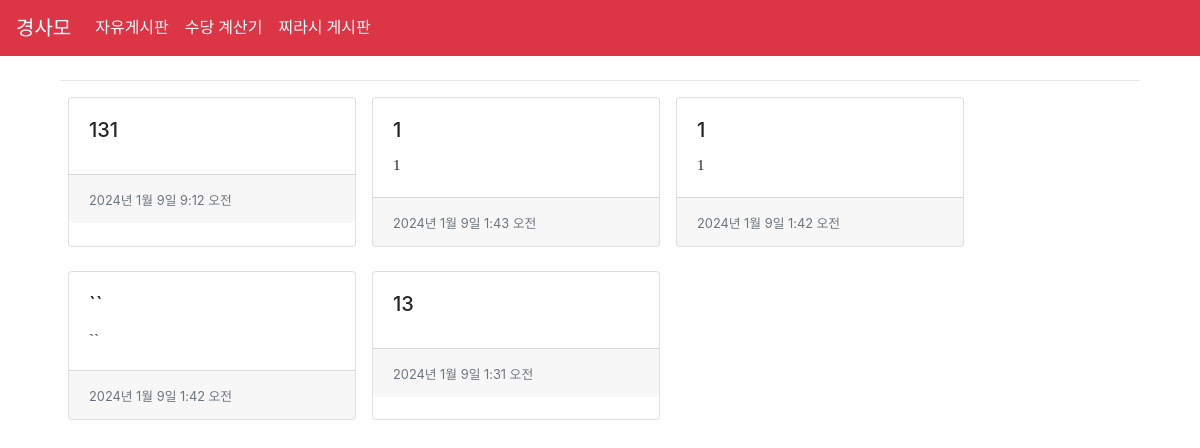
Before: / with the older database file.
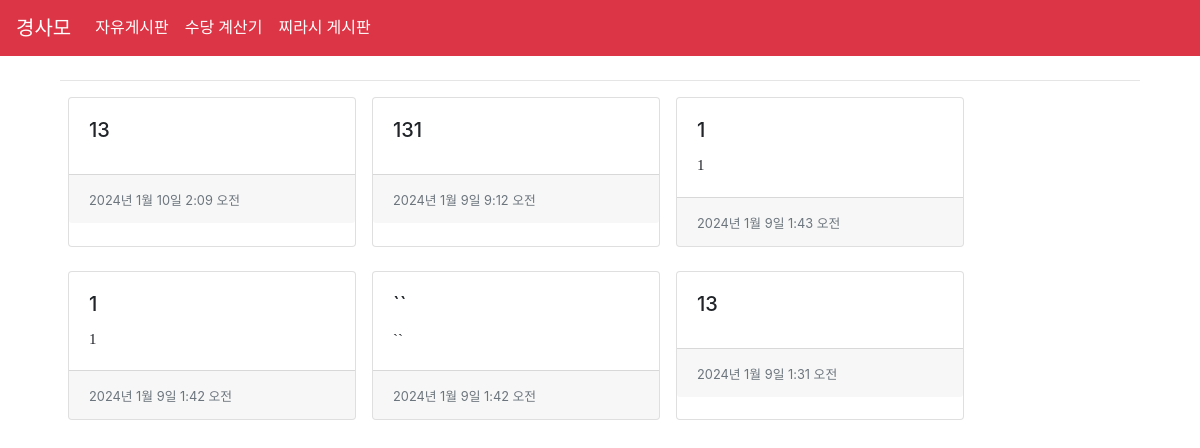
After: the same page with the newer database file.
### Posts/models.py (models this page shows, shortened)
class Post(models.Model):
    title = models.CharField(max_length=20)
    content = HTMLField()
    image = models.ImageField(upload_to='images/', blank=True, null=True)
    pub_date = models.DateTimeField(auto_now_add=True)
    author = models.CharField(max_length=8)
    author_ip = models.CharField(max_length=15)
    password = models.CharField(max_length=100)
    is_deleted = models.BooleanField(default=False)

### LawCommunity/views.py (the view)
# urls.py: path('', HomeView.as_view(), name='home'),
class HomeView(TemplateView):
    template_name = 'home.html'
    def get_context_data(self, **kwargs):
        context = super().get_context_data(**kwargs)
        posts = Post.objects.all().order_by('-pub_date')[:9]
        context['posts'] = posts
        context['message'] = 'Welcome to Our Community!'
        return context

### templates/home.html
{% extends 'base.html' %}
{% load humanize %}
{% load static %}
{% block content %}
  <div class="container my-4 mx-auto">
    <hr>
    <div class="d-flex flex-wrap">
      {% for post in posts %}
        <div class="card mb-4 mx-2" style="width: 18rem;">
          <a href="{% url 'Posts:post_detail' pk=post.pk %}" style="text-decoration: none; color: inherit;">
            <div class="card-body">
              <h5 class="card-title">{{ post.title }}</h5>
              <p class="card-text">{{ post.content|striptags|safe }}</p>
            </div>
            <div class="card-footer">
              <small class="text-muted">{{ post.pub_date }}</small>
            </div>
          </a>
        </div>
      {% endfor %}
    </div>
  </div>
{% endblock %}

### templates/base.html (shortened to what this page needs)
<!DOCTYPE html>
{% load static %}
{% load humanize %}
<html>
<head>
</head>
<body>
<nav class="navbar navbar-expand-lg bg-danger navbar-custom">
<a class="navbar-brand no-link-style", style="font-face: 'SBTitle'; text-decoration:none;" href="{% url 'home' %}">경사모</a>
  <div class="collapse navbar-collapse" id="navbarNav">
    <ul class="navbar-nav">
      <li class="nav-item">
        <a class="nav-link" href="{% url 'Posts:post_list' %}">자유게시판</a>
      </li>
      <li class="nav-item">
        <a class="nav-link" href="{% url 'calculation:calculate_salary' %}">수당 계산기</a>
      </li>
      <li class="nav-item">
        <a class="nav-link" href="#">찌라시 게시판</a>
      </li>
    </ul>
  </div>
</nav>
<div class="container mx-auto">
    <div class="row">
        <div class="col-md-12">
            {% block content %}{% endblock %}
        </div>
    </div>
</div>
<link rel="stylesheet" href="https://maxcdn.bootstrapcdn.com/bootstrap/4.5.2/css/bootstrap.min.css">
<link rel="stylesheet" href="https://maxcdn.bootstrapcdn.com/bootstrap/4.0.0-beta.3/css/bootstrap.min.css">
</body>
</html>

Changed rows visible on the page:
added Post: title "13", pub_date "2024년 1월 10일 2:09 오전"
